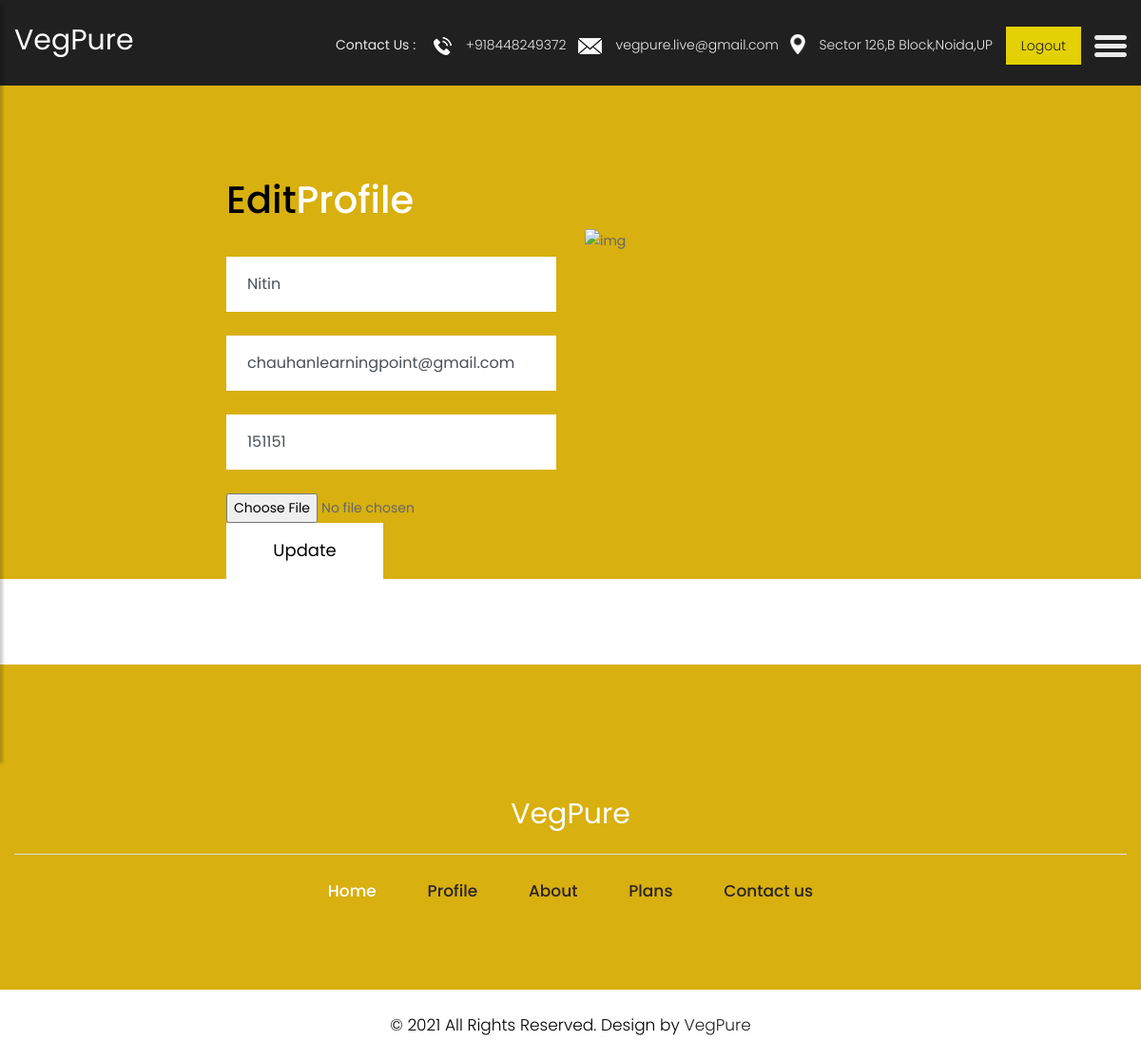
Screenshot of /updateprofile/13 (signed in) with the database file from the repository.
### MainApp/models.py (models this page shows, shortened)
class Member(models.Model):
    userName= models.CharField(max_length=50,unique=True,default="Sample")
    mid = models.AutoField(primary_key=True)
    name = models.CharField(max_length=50)
    adhar = models.CharField(max_length=20,default=None,null=True)
    pan = models.CharField(max_length=20,default=None,null=True)
    planDetails=models.ForeignKey(Plan,on_delete=models.CASCADE)
    joiningData=models.DateTimeField(auto_now=True)
    boosted= models.BooleanField(default=False)
    maching= models.BooleanField(default=False)
    status = models.BooleanField(default=False)
    adjustBinary = models.BooleanField(default=False)
    gpid=models.IntegerField(default=0)
    reference=models.BooleanField(default=False)
    leftChild=models.BooleanField(default=False)
    rightChild = models.BooleanField(default=False)
    parentId=models.IntegerField(default=0,blank=True,null=True)
    leftId = models.IntegerField(default=0, blank=True,null=True)
    childId=models.IntegerField(default=0,blank=True,null=True)
    rightId = models.IntegerField(default=0, blank=True,null=True)
    gleftleftId = models.IntegerField(default=0, blank=True, null=True)
    gleftrightId = models.IntegerField(default=0, blank=True, null=True)
    grightleftId = models.IntegerField(default=0, blank=True, null=True)
    grightrightId = models.IntegerField(default=0, blank=True, null=True)
    payOutTotal=models.IntegerField(default=0)
    payWithdrawable=models.IntegerField(default=0)
    mobile = models.CharField(max_length=20)
    photo=models.ImageField(upload_to='images',default=None,null=True)
    email=models.EmailField()
    day=models.IntegerField(default=0)
    accountNumber=models.IntegerField(default=0)
    ifscCode=models.CharField(max_length=50,default=None, blank=True, null=True)
    bankName=models.CharField(max_length=50,default=None, blank=True, null=True)

### MainApp/views.py (the view, shortened to what this page needs)
# urls.py: path('updateprofile/<int:num>',views.updateProfile),
@login_required(login_url='/login/')
def updateProfile(request,num):
    m=Member.objects.get(mid=num)
    return render(request,"updateprofile.html",{"Member":m})

### MainApp/templates/MainApp/updateprofile.html (shortened to what this page needs)
{% extends 'index.html' %}
{% load static %}
{% block body %}
        <div class="footer">
            <div class="container-fluid">
                <div class="row">
                    <div class=" col-md-12">
                    <h2>Edit<strong class="white">Profile</strong></h2>
                    </div>
                    <div class="col-xl-6 col-lg-6 col-md-6 col-sm-12">
                        <form class="main_form" method="post" enctype="multipart/form-data">
                            <div class="row">
                                <div class="col-xl-12 col-lg-12 col-md-12 col-sm-12">
                                    <input class="form-control" placeholder="Name" type="text" name="Name" value="{{Member.name}}">
                                </div>
                                <div class="col-xl-12 col-lg-12 col-md-12 col-sm-12">
                                    <input class="form-control" placeholder="Email" type="text" name="Email" value="{{Member.email}}">
                                </div>
                                <div class="col-xl-12 col-lg-12 col-md-12 col-sm-12">
                                    <input class="form-control" placeholder="Phone" type="text" name="Phone" value="{{Member.mobile}}">
                                </div>
                                <div class="col-xl-12 col-lg-12 col-md-12 col-sm-12">
                                    <input type="file" name="img">
                                </div>
                                <div class="col-xl-12 col-lg-12 col-md-12 col-sm-12">
                                    <button class="send">Update</button>
                                </div>
                            </div>
                        </form>
                    </div>
                    <div class="col-xl-6 col-lg-6 col-md-6 col-sm-12">
                        <div class="img-box">
                            <figure><img src="{% static 'images/img.jpg'%}" alt="img" /></figure>
                        </div>
                    </div>
                </div>
            </div>
            </div>
        </div>
{% endblock %}

### MainApp/static/css/style.css (style rules this page uses)
body { color: #666666; font-size: 14px; font-family: 'poppins', sans-serif; line-height: 1.80857; font-weight: normal; }
h1, h2, h3, h4, h5, h6 { letter-spacing: 0; font-weight: normal; position: relative; padding: 0 0 10px 0; font-weight: normal; line-height: normal; color: #111111; margin: 0 }
h2 { font-size: 22px }
*, *::after, *::before { -webkit-box-sizing: border-box; -moz-box-sizing: border-box; box-sizing: border-box; }
img { max-width: 100%; height: auto; }
button { border: 0; margin: 0; padding: 0; cursor: pointer; }
.footer { background: #d8b00f; padding-top:90px; margin-top: 90px; }
.footer h2 { color: #000; font-size: 40px; font-weight: 500; padding-left: 223px; padding-bottom: 0px; }
.white { color: #fff; font-weight: 500; }
.main_form { padding-top: 30px; padding-left: 223px; }
.form-control { border: #fff solid 2px; border-radius: inherit; margin-bottom: 25px; padding: 15px 20px; font-family: poppins; }
.send { font-family: poppins; float: left; margin: 0 auto; display: block; background: #fff; color: #000; max-width: 165px; padding: 13px 0px; width: 100%; font-size: 18px; }
.footer .img-box { padding-right: 25px; }
.footer .img-box figure { margin: 0px; }
.footer .img-box figure img { width: 100%; }

### rows the page displays
Member: Name "Nitin", Email "chauhanlearningpoint@gmail.com", Phone "151151"
